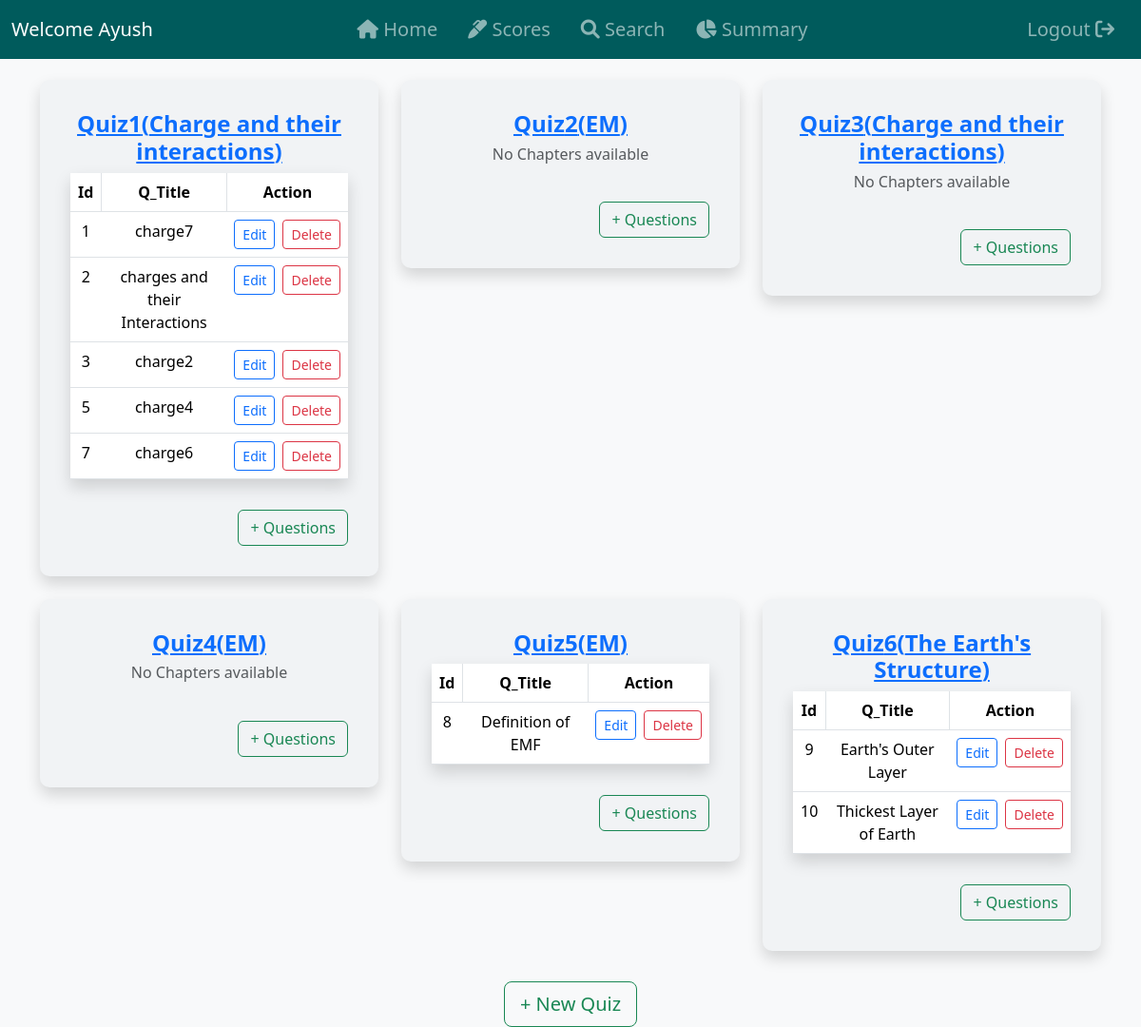
Screenshot of /admin/quiz_management (signed in) with the database file from the repository.
### controllers/models.py (models this page shows, shortened)
class User(db.Model, UserMixin):
    __tablename__ = 'user'
    id = db.Column(db.Integer, primary_key=True)
    fullname = db.Column(db.String(200), nullable=False)
    email = db.Column(db.String(150), unique=True, nullable=False)
    username = db.Column(db.String(100), unique=True, nullable=False)
    dob = db.Column(db.Date, nullable=False)
    qualification = db.Column(db.String(200))
    document_path = db.Column(db.String(length=200), nullable=False)  # Path to uploaded document
    password = db.Column(db.String(60), nullable=False)

class Quiz(db.Model):
    id = db.Column(db.Integer, primary_key=True)
    chapter_id = db.Column(db.Integer, db.ForeignKey('chapter.id'), nullable=False)
    subject_id = db.Column(db.Integer, db.ForeignKey('subject.id'), nullable=False)
    date_of_quiz = db.Column(db.DateTime, default=func.now())
    time_duration = db.Column(db.String(10))  # HH:MM format
    remarks = db.Column(db.Text)
    questions = db.relationship('Question', backref='quiz', cascade='all, delete-orphan')
    scores = db.relationship('Score', backref='quiz', cascade='all, delete-orphan')
    subject = db.relationship('Subject', backref='quizzes')

class Chapter(db.Model):
    id = db.Column(db.Integer, primary_key=True)
    name = db.Column(db.String(200), nullable=False, unique=True)
    description = db.Column(db.Text, nullable=False)
    no_of_quizes = db.Column(db.Integer, nullable=False) # I don't know how to use this stuff.
    subject_id = db.Column(db.Integer, db.ForeignKey('subject.id'), nullable=False)
    quizzes = db.relationship('Quiz', backref='chapter', cascade='all, delete-orphan')

class Question(db.Model):
    id = db.Column(db.Integer, primary_key=True)
    quiz_id = db.Column(db.Integer, db.ForeignKey('quiz.id'), nullable=False)
    question_title = db.Column(db.String(30), nullable=False)
    question_statement = db.Column(db.Text, nullable=False)
    option1 = db.Column(db.String(255), nullable=False)
    option2 = db.Column(db.String(255), nullable=False)
    option3 = db.Column(db.String(255), nullable=False)
    option4 = db.Column(db.String(255), nullable=False)
    correct_option = db.Column(db.Integer, nullable=False)  # Stores option number (1-4)

### controllers/routes.py (the view)
@app.route('/admin/quiz_management')
@login_required
def quiz_management():
    quizes = Quiz.query.all()
    return render_template('quiz_management.html', quizes=quizes)

### controllers/models.py (called while the page is built)
@login_manager.user_loader
def load_user(user_id):
    try:
        user_type, id = user_id.split('-')
        id = int(id)
        if user_type == 'admin':
            return Admin.query.get(id)
        else:
            return User.query.get(id)
    except (ValueError, AttributeError):
        print(f"ERROR: Invalid user_id: {user_id}")
        return None

### controllers/templates/quiz_management.html (shortened to what this page needs)
{% extends 'base.html' %}
{% block content %}
<div class="container mt-4">
    <div class="row g-4 d-flex justify-content-center">
        {% if quizes %}
            {% for quiz in quizes %}
                <div class="col-md-4">
                    <div class="card p-3 shadow">
                        <div class="card-body">
                            <h4 class="fw-bold text-center"><a href="#">Quiz{{ quiz.id }}({{quiz.chapter.name}})</a></h4>
                            <table class="table table-hover shadow">
                                {% if quiz.questions %}
                                    <thead>
                                        <tr>
                                            <th scope="col" class="text-center border-end">Id</th>
                                            <th scope="col" class="text-center border-end">Q_Title</th>
                                            <th scope="col" class="text-center">Action</th>
                                        </tr>
                                    </thead>
                                    <tbody>
                                        {% for question in quiz.questions %}
                                            <tr>
                                                <td class="text-center">{{ question.id }}</td>
                                                <td class="text-center">{{ question.question_title }}</td>
                                                <td class="text-center">
                                                    <div class="d-flex justify-content-center gap-2">
                                                        <a href="#" class="btn btn-outline-primary btn-sm">Edit</a>
                                                        <form action="#" method="POST" onsubmit="return confirm('Are you sure you want to delete this service?')">
                                                            <button type="submit" class="btn btn-outline-danger btn-sm">Delete</button>
                                                        </form>
                                                    </div>
                                                </td>
                                            </tr>
                                        {% endfor %}
                                    </tbody>
                                {% else %}
                                    <h6 class="text-center text-muted">No Chapters available</h6>
                                {% endif %}
                            </table>
                            <div class="row mt-3">
                                <div class="col text-end mt-3">
                                    <a href="{{url_for('add_question', quiz_id=quiz.id)}}" class="btn btn-outline-success">+ Questions</a>
                                </div>
                            </div>
                        </div>
                    </div>
                </div>
            {% endfor %}
        {% else %}
            <div class="container"><h3 style="color: #808080;">No Quizes! Consider creating one.</h3></div>
        {% endif %}
    </div>
</div>
<div class="row mt-3">
    <div class="col text-center mt-3">
        <a href="#" class="btn btn-outline-success btn-lg">+ New Quiz</a>
    </div>
</div>
{% endblock %}

### controllers/templates/base.html (shortened to what this page needs)
<!doctype html>
<html lang="en">
<head>
    <link rel="stylesheet" href="https://cdnjs.cloudflare.com/ajax/libs/font-awesome/6.0.0-beta3/css/all.min.css">
    <link href="https://cdn.jsdelivr.net/npm/bootstrap@5.3.3/dist/css/bootstrap.min.css" rel="stylesheet"
>
    <link rel="stylesheet" href="../static/styles.css">
</head>
<body class="d-flex flex-column min-vh-100">
    <header>
        <nav class="navbar navbar-expand-lg navbar-dark fixed-top color custom-navbar">
            <div class="container-fluid">
                {% if current_user.is_authenticated %}
                <a class="navbar-brand me-auto" href="#">
                    Welcome {{ current_user.username if current_user.username else current_user.email.split('@')[0] }}
                </a>
                <div class="collapse navbar-collapse justify-content-center" id="navbarNavAltMarkup">
                    <div class="navbar-nav">
                        <a class="nav-link fs-5 px-3 py-2" aria-current="page" href="{{url_for('dashboard')}}"><i class="fa-solid fa-house"></i> Home</a>
                        {% if current_user.__tablename__ == 'admin' %}
                            <a class="nav-link fs-5 px-3 py-2" href="{{url_for('quiz_management')}}"><i class="fa-solid fa-question"></i> Quiz</a>
                        {% elif current_user.__tablename__ == 'user' %}
                            <a class="nav-link fs-5 px-3 py-2" href="{{ url_for('quiz_scores', user_id=current_user.id)}}"><i class="fa-solid fa-marker"></i> Scores</a>
                        {% endif %}
                        <a class="nav-link fs-5 px-3 py-2" href="{{url_for('search')}}"><i class="fa-solid fa-magnifying-glass"></i> Search</a>
                        <a class="nav-link fs-5 px-3 py-2" href="{{url_for('summary')}}"><i class="fa-solid fa-chart-pie"></i> Summary</a>
                    </div>
                </div>
                <div class="justify-content" id="navbarNavAltMarkup">
                    <div class="navbar-nav ms-auto fs-5">
                        <a class="nav-link fs-5 px-3 py-2" href="{{url_for('logout')}}">
                            Logout <i class="fa-solid fa-arrow-right-from-bracket"></i>
                        </a>
                    </div>
                </div>
                {% endif %}
            </div>
        </nav>
    </header>
    <main class="flex-grow-1">
        {% block content %}
        {% endblock %}
    </main>
</body>
</html>

### controllers/static/styles.css (style rules this page uses)
body { padding-top: 60px; }
.custom-navbar { background-color: #005B5C; }

### controllers/templates/quiz_management.html (style rules this page uses)
body { background-color: #f8f9fa; }
.card { border: none; transition: transform 0.2s ease-in-out; background-color: #f1f3f5; border-radius: 10px; }

### rows the page displays
User: username "Ayush"
Quiz: id "1", chapter.name "Charge and their interactions"
Question: id "1", question_title "charge7"
Question: id "2", question_title "charges and their Interactions"
Question: id "3", question_title "charge2"
Question: id "5", question_title "charge4"
Question: id "7", question_title "charge6"
Quiz: id "2", chapter.name "EM", shows "No Chapters available"
Quiz: id "3", chapter.name "Charge and their interactions", shows "No Chapters available"
Quiz: id "4", chapter.name "EM", shows "No Chapters available"
Quiz: id "5", chapter.name "EM"
Question: id "8", question_title "Definition of EMF"
Quiz: id "6", chapter.name "The Earth's Structure"
Question: id "9", question_title "Earth's Outer Layer"
Question: id "10", question_title "Thickest Layer of Earth"
